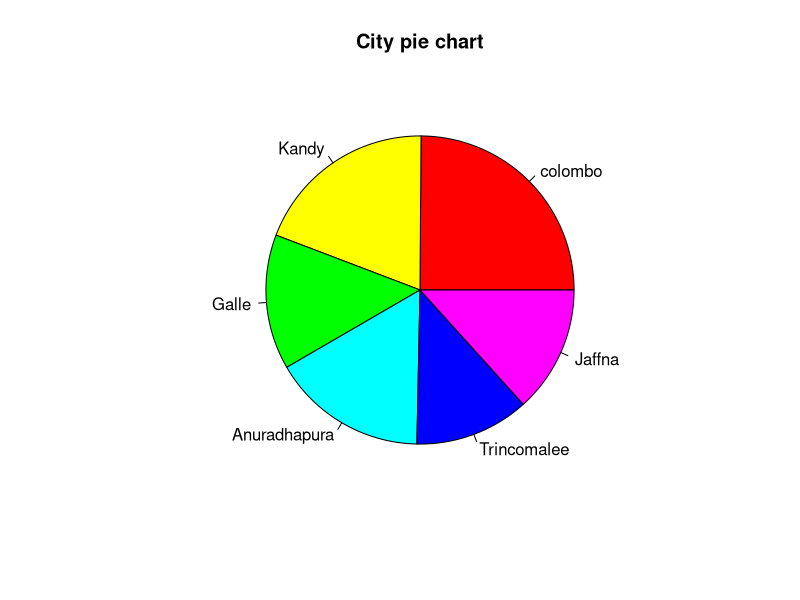
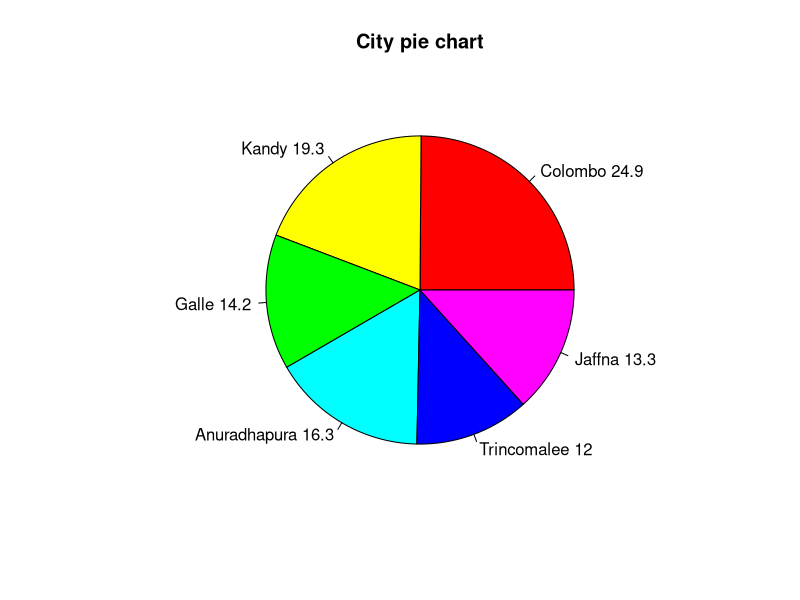
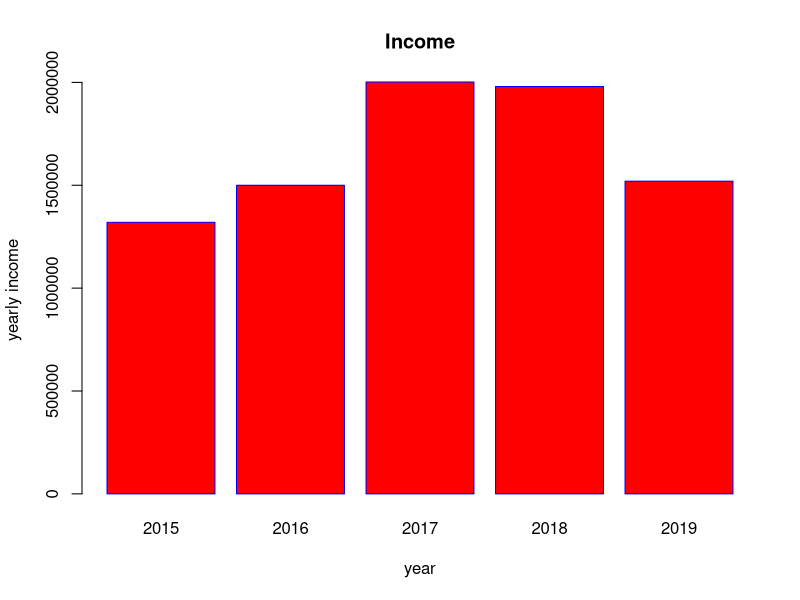
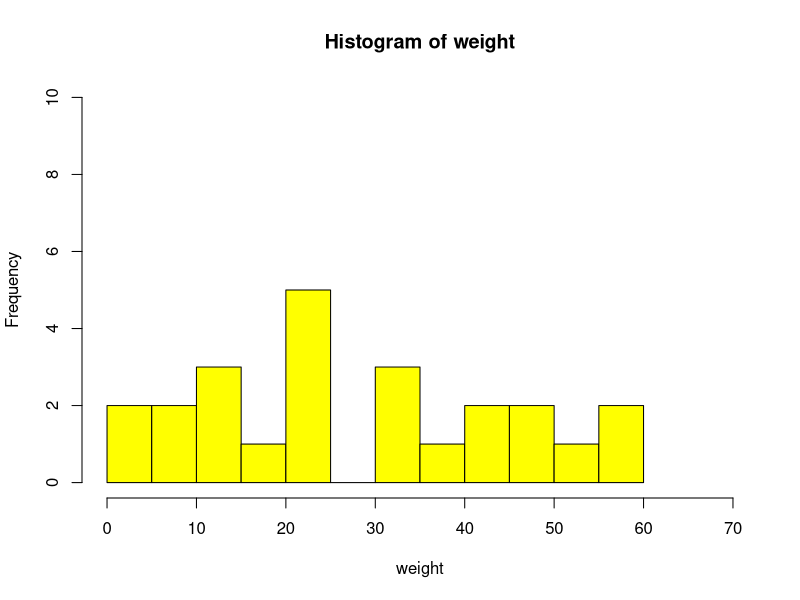

Generate these figures, in order, with R:
#pie charts

population_1 <- c(580000, 450000, 330000, 380000, 280000, 310000)
city_1 <- c("colombo", "Kandy", "Galle", "Anuradhapura", "Trincomalee", "Jaffna")
pie(population_1, city_1, main="City pie chart", col=rainbow(length(population_1)))

population_2 <- c(580000, 450000, 330000, 380000, 280000, 310000)
city_2 <- c("Colombo", "Kandy", "Galle", "Anuradhapura", "Trincomalee", "Jaffna")
piepercent <- round(100 * population_2 / sum(population_2), 1)
pie(population_2, labels = paste(city_2, piepercent), main = "City pie chart", col = rainbow(length(population_2)))



#bar charts

year <- c(2015, 2016, 2017, 2018, 2019)
yearly_income <- c(1320000, 1500000, 2002000, 1980000, 1520000)
barplot(yearly_income, names.arg=year, xlab="year", ylab="yearly income",col="red",main="Income",border="blue")

weight <- c(14,22,33,45,56,23,12,56,45,34,23,11,17,3,5,23,34,38,54,6,7,24,48,46)
hist(weight, xlab="weight", col="yellow", xlim = c(0,70), ylim = c(0,10), breaks= 10)